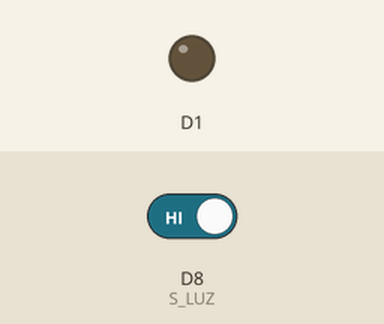
Recording of a sketch running on a simulated ESP8266 (NodeMCU). Shown: output pins drawn as LEDs (lit = HIGH). The test bench sets the inputs (shaded band); at power-on: D8 (S_LUZ) HIGH.

Above: at 1.2 s.
1.3 s: D8 (S_LUZ) driven LOW
At 1.7 s:
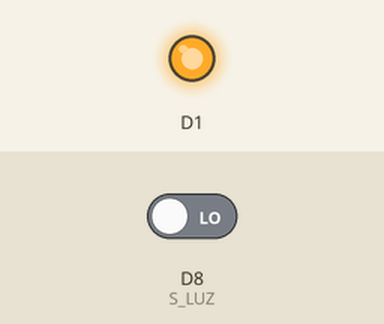
2.8 s: D8 (S_LUZ) driven HIGH
At 4.0 s:
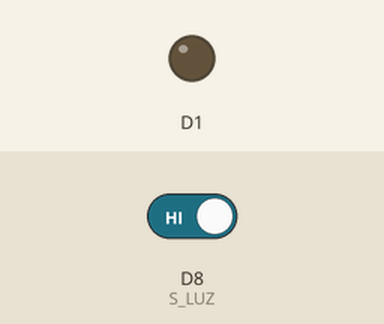
Timing chart, 0 to 5.8 s (numbered marks = the images above; inputs shaded):
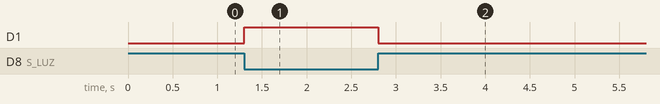

Measured:
- after the input at 1.3 s, D1: LOW → HIGH at once
- after the input at 2.8 s, D1: HIGH → LOW at once

The sketch:

sensor_reflectancia.ino
```cpp
#define S_LUZ D8
#define LED D15


void setup() {
  pinMode(S_LUZ,INPUT);
  pinMode(LED, OUTPUT);
}

void loop() {
 if ( digitalRead(S_LUZ) == 0 )
    digitalWrite(LED, HIGH);
 else
    digitalWrite(LED, LOW);

}
```
